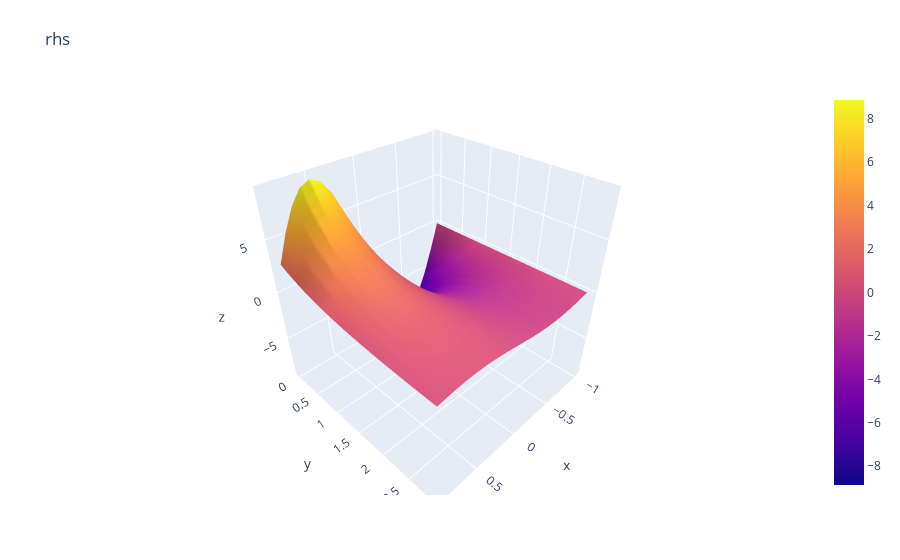

Notebook source saved alongside this figure:
### Code cell
W = rhs(grid).reshape((len(T),len(X)))

fig = go.Figure(data=[go.Surface(z=W, x=X, y=T)])

fig.update_layout(title='rhs', margin=dict(l=65, r=50, b=65, t=90))

fig.show()

### Figure 1 — Plotly figure (JSON) as saved in the notebook; plotly's stock layout.template omitted (floating-point values rounded to 4 significant figures; data arrays with more than 128 entries replaced by an {"elided": "..."} marker saying what was removed)
{"data": [{"type": "surface", "x": [-1, -0.9, -0.8, -0.7, -0.6, -0.5, -0.4, -0.3, -0.2, -0.1, -2.22e-16, 0.1, 0.2, 0.3, 0.4, 0.5, 0.6, 0.7, 0.8, 0.9], "y": [0, 0.1, 0.2, 0.3, 0.4, 0.5, 0.6, 0.7, 0.8, 0.9, 1, 1.1, 1.2, 1.3, 1.4, 1.5, 1.6, 1.7, 1.8, 1.9, 2, 2.1, 2.2, 2.3, 2.4, 2.5, 2.6, 2.7, 2.8, 2.9], "z": {"elided": "30x20 float values"}}], "layout": {"margin": {"b": 65, "l": 65, "r": 50, "t": 90}, "title": {"text": "rhs"}}}
